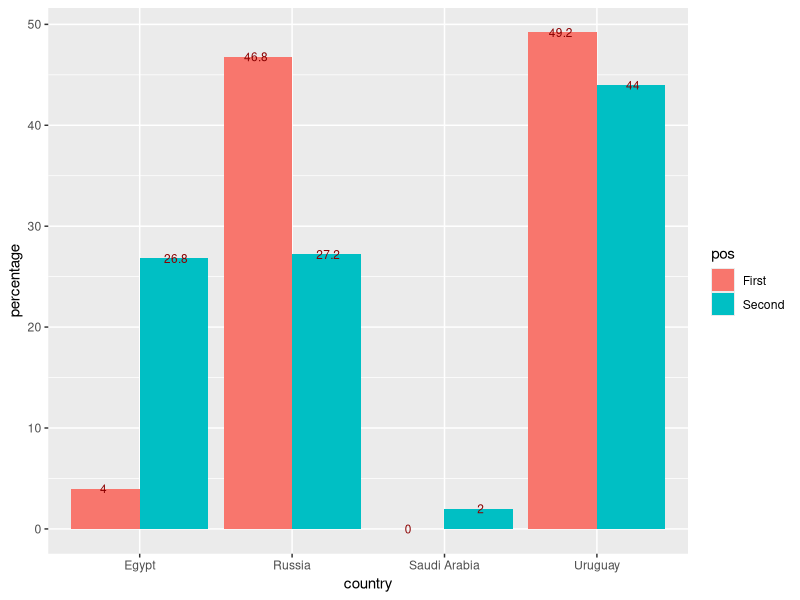
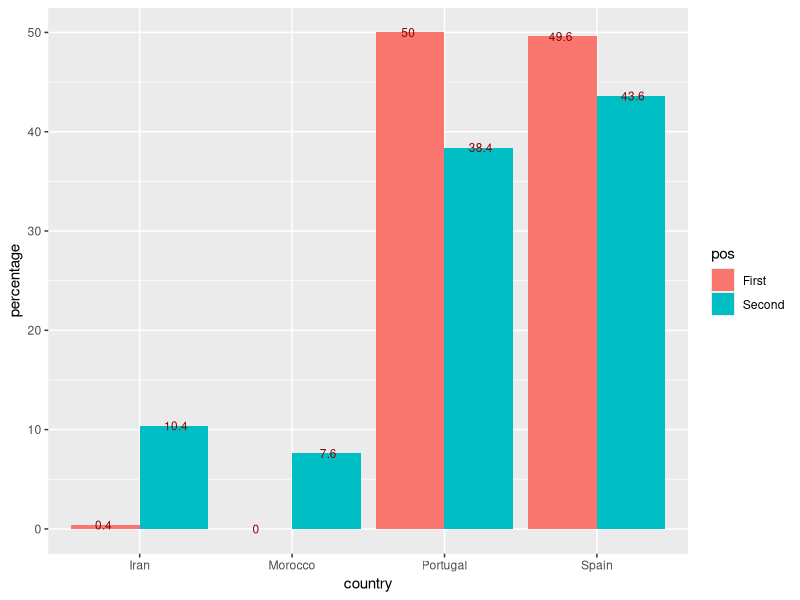
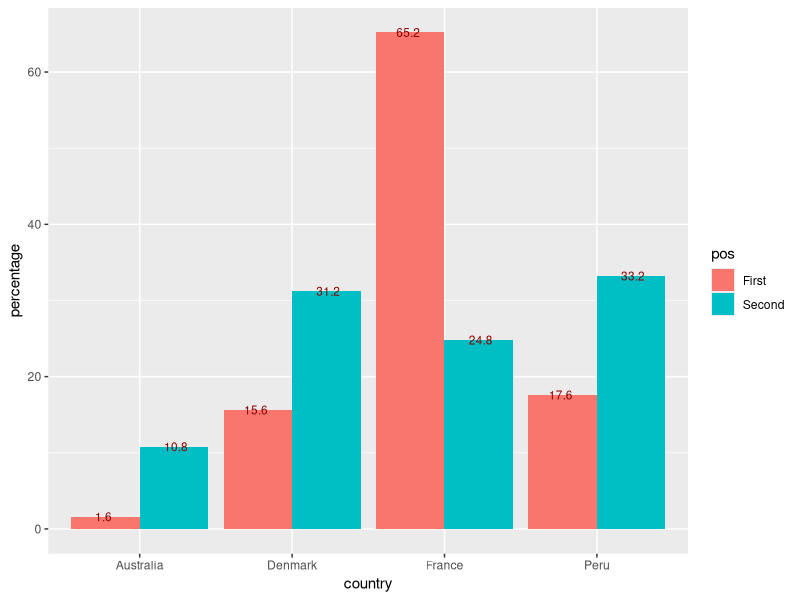
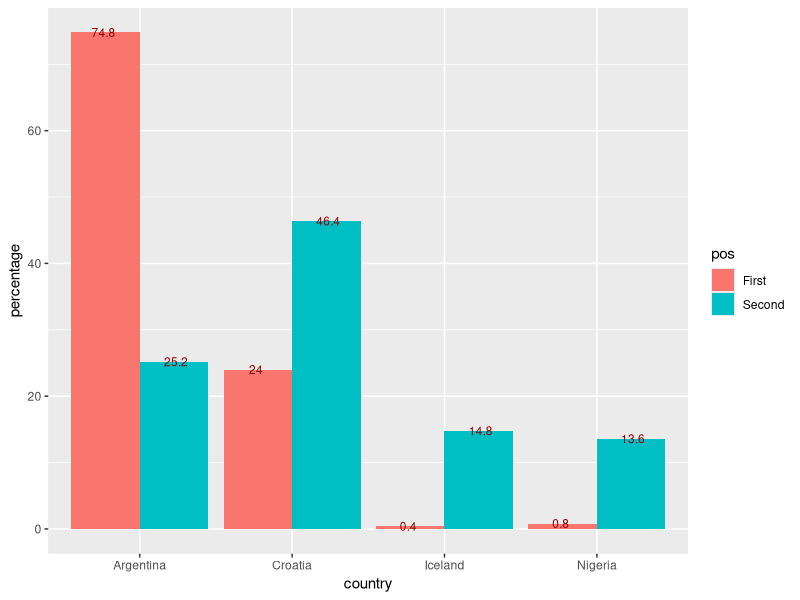
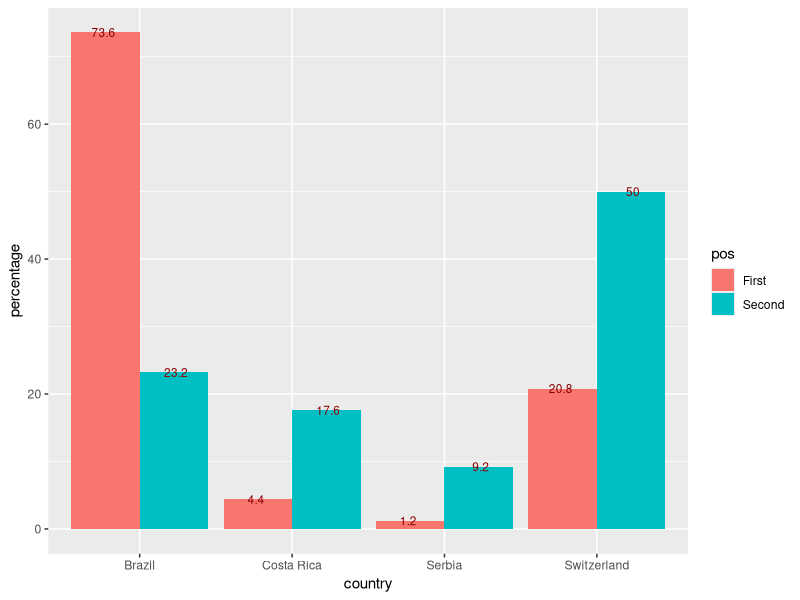
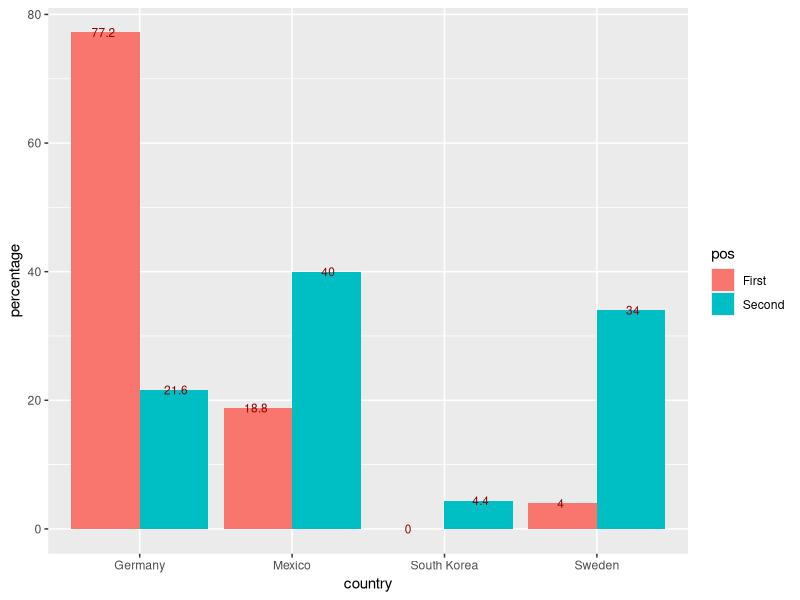
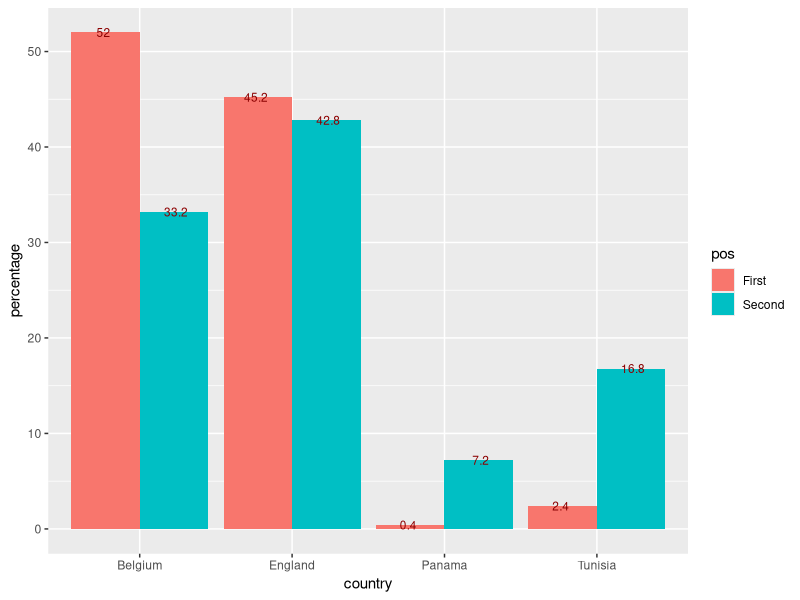
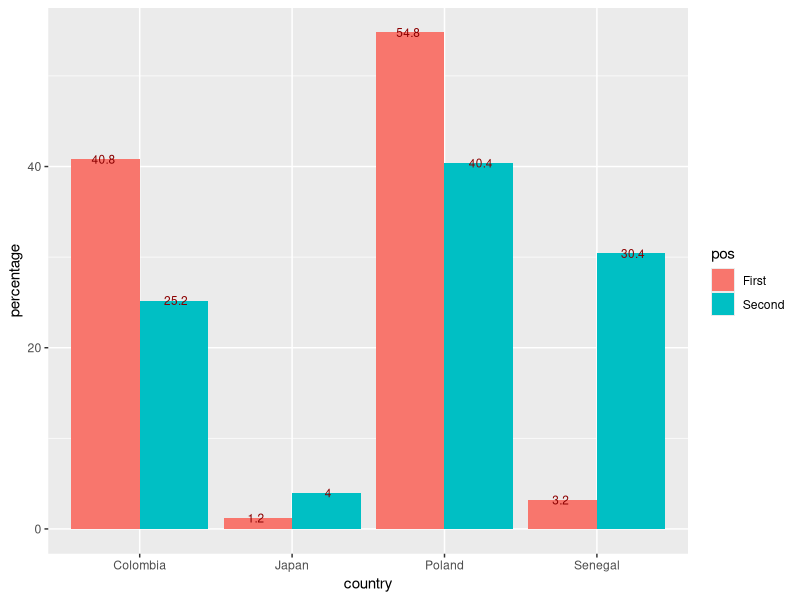

Here is the R script that generated these plots, in order:
## ---- chunk 1
pkg_list = c("ggplot2", "stringr", "rvest", "tidyr", "dplyr", "base","scales","plyr", "reshape2")
mia_pkgs = pkg_list[!(pkg_list %in% installed.packages()[,"Package"])]
if(length(mia_pkgs) > 0) install.packages(mia_pkgs)
loaded_pkgs = lapply(pkg_list, require, character.only=TRUE)
## ---- chunk 2
kophase = read.csv("ko.csv")
#kophase
## ---- chunk 3
advrus1    = length(kophase$teamA1[which(kophase$teamA1 == "Russia")])
advuru1    = length(kophase$teamA1[which(kophase$teamA1 == "Uruguay")])
advegy1    = length(kophase$teamA1[which(kophase$teamA1 == "Egypt")])
advksa1    = length(kophase$teamA1[which(kophase$teamA1 == "Saudi Arabia")])

advrus2   = length(kophase$teamA2[which(kophase$teamA2 == "Russia")])
advuru2   = length(kophase$teamA2[which(kophase$teamA2 == "Uruguay")])
advegy2   = length(kophase$teamA2[which(kophase$teamA2 == "Egypt")])
advksa2   = length(kophase$teamA2[which(kophase$teamA2 == "Saudi Arabia")])

sum1 = advrus1 + advuru1 + advegy1 + advksa1
sum2 = advrus2 + advuru2 + advegy2 + advksa2
gadata  = data.frame(
        pos        = rep(c("First", "Second"), each=4),
        country    = rep(c("Egypt", "Russia", "Saudi Arabia", "Uruguay"),2),
        percentage = c(advegy1, advrus1, advksa1, advuru1, advegy2, advrus2, advksa2, advuru2)/(length(kophase$teamA1))*100)

ggplot(data = gadata, aes(x = country, y = percentage, fill = pos)) + 
    geom_bar(stat = "identity", position=position_dodge()) +  
    geom_text(aes(label = percentage), position = position_dodge(0.95), vjust=0.5, color = "darkred", size = 3)

## ---- chunk 4
advpor1   = length(kophase$teamB1[which(kophase$teamB1 == "Portugal")])
advesp1   = length(kophase$teamB1[which(kophase$teamB1 == "Spain")])
advmar1   = length(kophase$teamB1[which(kophase$teamB1 == "Morocco")])
adviri1   = length(kophase$teamB1[which(kophase$teamB1 == "Iran")])

advpor2   = length(kophase$teamB1[which(kophase$teamB2 == "Portugal")])
advesp2   = length(kophase$teamB1[which(kophase$teamB2 == "Spain")])
advmar2   = length(kophase$teamB1[which(kophase$teamB2 == "Morocco")])
adviri2   = length(kophase$teamB1[which(kophase$teamB2 == "Iran")])

sum1 = advpor1 + advesp1 + advmar1 + adviri1
sum2 = advpor2 + advesp2 + advmar2 + adviri2
gbdata  = data.frame(
        pos        = rep(c("First", "Second"), each=4),
        country    = rep(c("Portugal", "Spain", "Morocco", "Iran"),2),
        percentage = c(advpor1, advesp1, advmar1, adviri1, advpor2, advesp2, advmar2, adviri2)/(length(kophase$teamB1))*100)

ggplot(data = gbdata, aes(x = country, y = percentage, fill = pos)) + 
    geom_bar(stat = "identity", position=position_dodge()) +  
    geom_text(aes(label = percentage), position = position_dodge(0.95), vjust=0.5, color = "darkred", size = 3)
## ---- chunk 5
advfra1   = length(kophase$teamC1[which(kophase$teamC1 == "France")])
advper1   = length(kophase$teamC1[which(kophase$teamC1 == "Peru")])
advdan1   = length(kophase$teamC1[which(kophase$teamC1 == "Denmark")])
advaus1   = length(kophase$teamC1[which(kophase$teamC1 == "Australia")])

advfra2   = length(kophase$teamC2[which(kophase$teamC2 == "France")])
advper2   = length(kophase$teamC2[which(kophase$teamC2 == "Peru")])
advdan2   = length(kophase$teamC2[which(kophase$teamC2 == "Denmark")])
advaus2   = length(kophase$teamC2[which(kophase$teamC2 == "Australia")])

sum1 = advfra1 + advper1 + advdan1 + advaus1
sum2 = advfra2 + advper2 + advdan2 + advaus2

gcdata  = data.frame(
        pos        = rep(c("First", "Second"), each=4),
        country    = rep(c("France", "Peru", "Denmark", "Australia"),2),
        percentage = c(advfra1, advper1, advdan1, advaus1, advfra2, advper2, advdan2, advaus2)/(length(kophase$teamC1))*100)

ggplot(data = gcdata, aes(x = country, y = percentage, fill = pos)) + 
    geom_bar(stat = "identity", position=position_dodge()) +  
    geom_text(aes(label = percentage), position = position_dodge(0.95), vjust=0.5, color = "darkred", size = 3)

## ---- chunk 6
advarg1   = length(kophase$teamD1[which(kophase$teamD1 == "Argentina")])
advice1   = length(kophase$teamD1[which(kophase$teamD1 == "Iceland")])
advcro1   = length(kophase$teamD1[which(kophase$teamD1 == "Croatia")])
advnga1   = length(kophase$teamD1[which(kophase$teamD1 == "Nigeria")])


advarg2   = length(kophase$teamD2[which(kophase$teamD2 == "Argentina")])
advice2   = length(kophase$teamD2[which(kophase$teamD2 == "Iceland")])
advcro2   = length(kophase$teamD2[which(kophase$teamD2 == "Croatia")])
advnga2   = length(kophase$teamD2[which(kophase$teamD2 == "Nigeria")])

sum1 = advarg1 + advice1 + advcro1 + advnga1
sum2 = advarg2 + advice2 + advcro2 + advnga2

gddata  = data.frame(
        pos        = rep(c("First", "Second"), each=4),
        country    = rep(c("Argentina", "Iceland", "Croatia", "Nigeria"),2),
        percentage = c(advarg1, advice1, advcro1, advnga1, advarg2, advice2, advcro2, advnga2)/(length(kophase$teamD1))*100)

ggplot(data = gddata, aes(x = country, y = percentage, fill = pos)) + 
    geom_bar(stat = "identity", position=position_dodge()) +  
    geom_text(aes(label = percentage), position = position_dodge(0.95), vjust=0.5, color = "darkred", size = 3)

## ---- chunk 7
advbra1   = length(kophase$teamE1[which(kophase$teamE1 == "Brazil")])
advswi1   = length(kophase$teamE1[which(kophase$teamE1 == "Switzerland")])
advcri1   = length(kophase$teamE1[which(kophase$teamE1 == "Costa Rica")])
advsrb1   = length(kophase$teamE1[which(kophase$teamE1 == "Serbia")])

advbra2   = length(kophase$teamE2[which(kophase$teamE2 == "Brazil")])
advswi2   = length(kophase$teamE2[which(kophase$teamE2 == "Switzerland")])
advcri2   = length(kophase$teamE2[which(kophase$teamE2 == "Costa Rica")])
advsrb2   = length(kophase$teamE2[which(kophase$teamE2 == "Serbia")])

sum1 = advbra1 + advswi1 + advcri1 + advsrb1
sum2 = advbra2 + advswi2 + advcri2 + advsrb2

gedata  = data.frame(
        pos        = rep(c("First", "Second"), each=4),
        country    = rep(c("Brazil", "Switzerland", "Costa Rica", "Serbia"),2),
        percentage = c(advbra1, advswi1, advcri1, advsrb1, advbra2, advswi2,  advcri2, advsrb2)/(length(kophase$teamE1))*100)

ggplot(data = gedata, aes(x = country, y = percentage, fill = pos)) + 
    geom_bar(stat = "identity", position=position_dodge()) +  
    geom_text(aes(label = percentage), position = position_dodge(0.95), vjust=0.5, color = "darkred", size = 3)

## ---- chunk 8
advger1   = length(kophase$teamF1[which(kophase$teamF1 == "Germany")])
advmex1   = length(kophase$teamF1[which(kophase$teamF1 == "Mexico")])
advswe1   = length(kophase$teamF1[which(kophase$teamF1 == "Sweden")])
advkor1   = length(kophase$teamF1[which(kophase$teamF1 == "South Korea")])

advger2   = length(kophase$teamF2[which(kophase$teamF2 == "Germany")])
advmex2   = length(kophase$teamF2[which(kophase$teamF2 == "Mexico")])
advswe2   = length(kophase$teamF2[which(kophase$teamF2 == "Sweden")])
advkor2   = length(kophase$teamF2[which(kophase$teamF2 == "South Korea")])

sum1 = advger1 + advmex1 + advswe1 + advkor1
sum2 = advger2 + advmex2 + advswe2 + advkor2

gfdata  = data.frame(
        pos        = rep(c("First", "Second"), each=4),
        country    = rep(c("Germany", "Mexico", "Sweden", "South Korea"),2),
        percentage = c(advger1, advmex1, advswe1, advkor1, advger2, advmex2, advswe2, advkor2)/(length(kophase$teamF1))*100)

ggplot(data = gfdata, aes(x = country, y = percentage, fill = pos)) + 
    geom_bar(stat = "identity", position=position_dodge()) +  
    geom_text(aes(label = percentage), position = position_dodge(0.95), vjust=0.5, color = "darkred", size = 3)

## ---- chunk 9
advbel1   = length(kophase$teamG1[which(kophase$teamG1 == "Belgium")])
adveng1   = length(kophase$teamG1[which(kophase$teamG1 == "England")])
advtun1   = length(kophase$teamG1[which(kophase$teamG1 == "Tunisia")])
advpan1   = length(kophase$teamG1[which(kophase$teamG1 == "Panama")])

advbel2   = length(kophase$teamG2[which(kophase$teamG2 == "Belgium")])
adveng2   = length(kophase$teamG2[which(kophase$teamG2 == "England")])
advtun2   = length(kophase$teamG2[which(kophase$teamG2 == "Tunisia")])
advpan2   = length(kophase$teamG2[which(kophase$teamG2 == "Panama")])

sum1 = advbel1 + adveng1 + advtun1 + advpan1
sum2 = advbel2 + adveng2 + advtun2 + advpan2

ggdata  = data.frame(
        pos        = rep(c("First", "Second"), each=4),
        country    = rep(c("Belgium", "England", "Tunisia", "Panama"),2),
        percentage = c(advbel1, adveng1, advtun1, advpan1, advbel2, adveng2, advtun2, advpan2)/(length(kophase$teamG1))*100)

ggplot(data = ggdata, aes(x = country, y = percentage, fill = pos)) + 
    geom_bar(stat = "identity", position=position_dodge()) +  
    geom_text(aes(label = percentage), position = position_dodge(0.95), vjust=0.5, color = "darkred", size = 3)

## ---- chunk 10
advpol1   = length(kophase$teamH1[which(kophase$teamH1 == "Poland")])
advsen1   = length(kophase$teamH1[which(kophase$teamH1 == "Colombia")])
advcol1   = length(kophase$teamH1[which(kophase$teamH1 == "Senegal")])
advjpn1   = length(kophase$teamH1[which(kophase$teamH1 == "Japan")])

advpol2   = length(kophase$teamH2[which(kophase$teamH2 == "Poland")])
advsen2   = length(kophase$teamH2[which(kophase$teamH2 == "Colombia")])
advcol2   = length(kophase$teamH2[which(kophase$teamH2 == "Senegal")])
advjpn2   = length(kophase$teamH2[which(kophase$teamH2 == "Japan")])

sum1 = advpol1 + advsen1 + advcol1 + advjpn1
sum2 = advpol2 + advsen2 + advcol2 + advjpn2

ghdata  = data.frame(
        pos        = rep(c("First", "Second"), each=4),
        country    = rep(c("Poland", "Colombia", "Senegal", "Japan"),2),
        percentage = c(advpol1, advsen1, advcol1, advjpn1, advpol2, advsen2, advcol2, advjpn2)/(length(kophase$teamH1))*100)

ggplot(data = ghdata, aes(x = country, y = percentage, fill = pos)) + 
    geom_bar(stat = "identity", position=position_dodge()) +  
    geom_text(aes(label = percentage), position = position_dodge(0.95), vjust=0.5, color = "darkred", size = 3)

